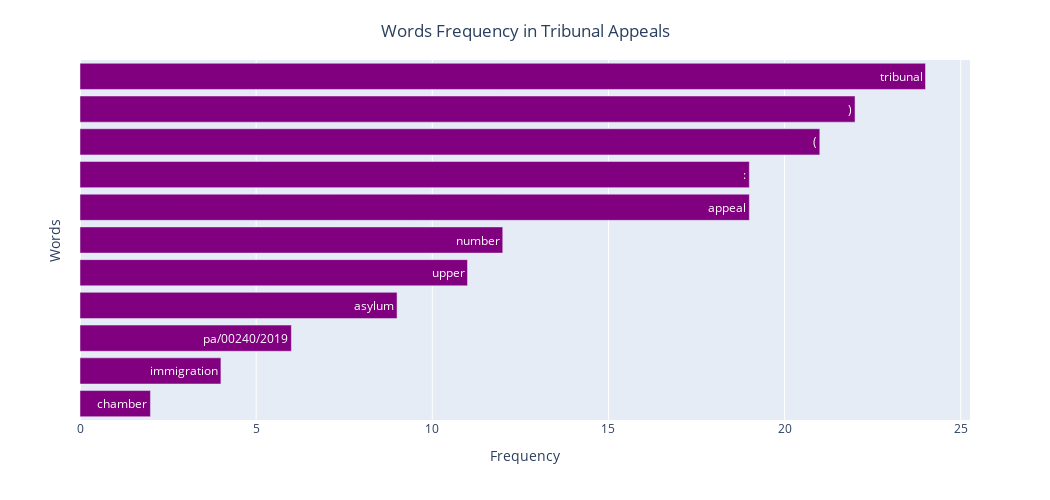

Here is the notebook cell this chart was saved with:
### Code cell
fig = px.bar(df_clean.loc[0:10,:], x='counts', y='words', orientation='h', text = 'words',
             labels={
                     "counts": "Frequency",
                     "words": "Words"
                 },)
fig.layout.yaxis.type = 'category'
fig.update_layout(yaxis_categoryorder = 'total ascending')
fig.update_layout(yaxis=dict(showticklabels=False))
fig.update_traces(texttemplate='%{text}', textposition='auto', marker_color='purple')
fig.update_layout(uniformtext_minsize=8, uniformtext_mode='hide',   title={
        'text': "Words Frequency in Tribunal Appeals",
        'y':0.95,
        'x':0.5,
        'xanchor': 'center',
        'yanchor': 'top'})
fig.update_layout(
    autosize=False,
    width=1050,
    height=500)
fig.show()

### Figure 1 — Plotly figure (JSON) as saved in the notebook; plotly's stock layout.template omitted (floating-point values rounded to 4 significant figures)
{"data": [{"alignmentgroup": "True", "hovertemplate": "Frequency=%{x}<br>Words=%{text}<extra></extra>", "legendgroup": "", "marker": {"color": "purple"}, "name": "", "offsetgroup": "", "orientation": "h", "showlegend": false, "text": ["upper", "tribunal", "(", "immigration", "asylum", "chamber", ")", "appeal", "number", ":", "pa/00240/2019"], "textposition": "auto", "texttemplate": "%{text}", "type": "bar", "x": [11, 24, 21, 4, 9, 2, 22, 19, 12, 19, 6], "xaxis": "x", "y": ["upper", "tribunal", "(", "immigration", "asylum", "chamber", ")", "appeal", "number", ":", "pa/00240/2019"], "yaxis": "y"}], "layout": {"autosize": false, "barmode": "relative", "height": 500, "legend": {"tracegroupgap": 0}, "margin": {"t": 60}, "title": {"text": "Words Frequency in Tribunal Appeals", "x": 0.5, "xanchor": "center", "y": 0.95, "yanchor": "top"}, "uniformtext": {"minsize": 8, "mode": "hide"}, "width": 1050, "xaxis": {"anchor": "y", "domain": [0, 1], "title": {"text": "Frequency"}}, "yaxis": {"anchor": "x", "categoryorder": "total ascending", "domain": [0, 1], "showticklabels": false, "title": {"text": "Words"}, "type": "category"}}}
